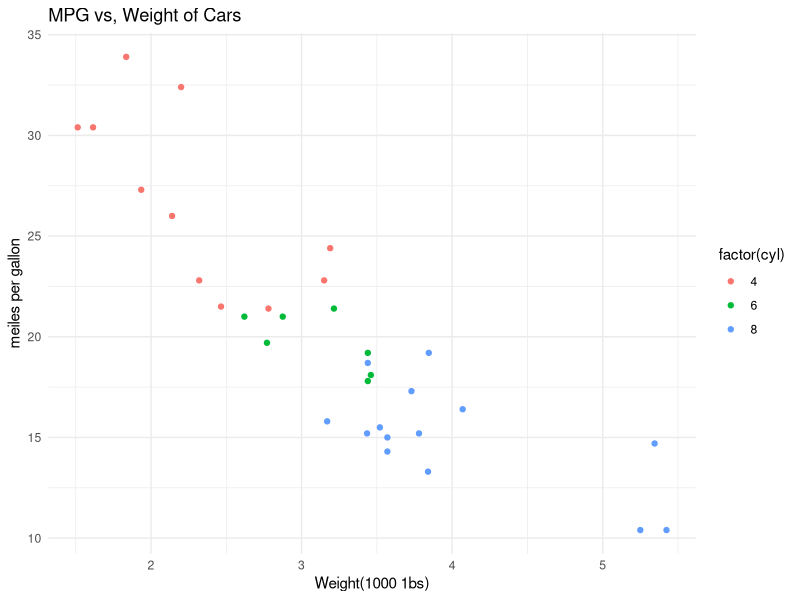
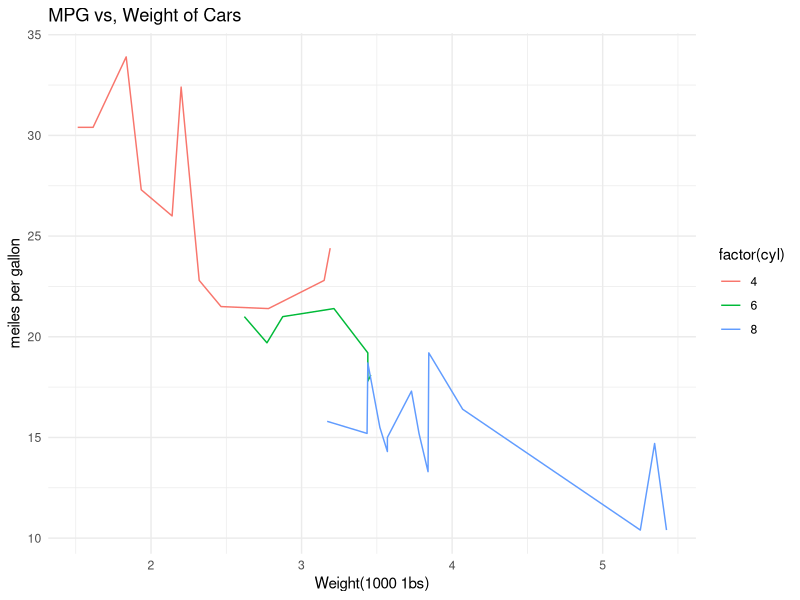
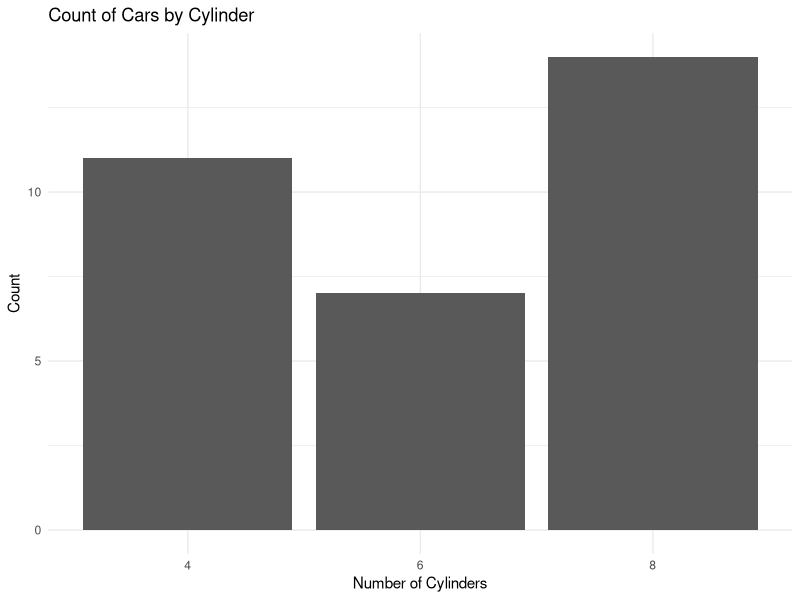

Source code (R) for these figures, in order:
install.packages("lintr")
install.packages("styler")

install.packages("ggplot2")

library(ggplot2)

head(mtcars)

summary(mtcars)

ggplot(data = mtcars, aes(x = wt, y = mpg, color = factor(cyl))) +
  geom_point() +
  labs(title = "MPG vs, Weight of Cars",
       x = "Weight(1000 1bs)",
       y = "meiles per gallon") +
  theme_minimal()


ggplot(data = mtcars, aes(x = wt, y = mpg, color = factor(cyl))) +
  geom_line() +
  labs(title = "MPG vs, Weight of Cars",
       x = "Weight(1000 1bs)",
       y = "meiles per gallon") +
  theme_minimal()

ggplot(data = mtcars, aes(x = factor(cyl))) +
  geom_bar() +
  labs(title = "Count of Cars by Cylinder",
       x = "Number of Cylinders",
       y = "Count") +
  theme_minimal()

